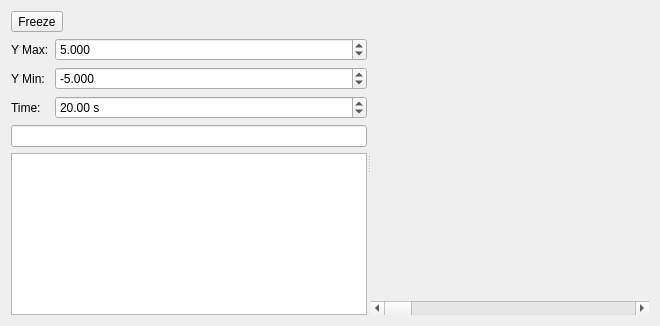
<?xml version="1.0" encoding="UTF-8"?>
<ui version="4.0">
 <class>Plotter</class>
 <widget class="QWidget" name="Plotter">
  <property name="geometry">
   <rect>
    <x>0</x>
    <y>0</y>
    <width>660</width>
    <height>326</height>
   </rect>
  </property>
  <property name="windowTitle">
   <string>Plotter</string>
  </property>
  <layout class="QVBoxLayout" name="verticalLayout_3">
   <item>
    <widget class="QSplitter" name="splitter">
     <property name="orientation">
      <enum>Qt::Horizontal</enum>
     </property>
     <widget class="QWidget" name="layoutWidget">
      <layout class="QVBoxLayout" name="verticalLayout">
       <item>
        <widget class="QToolButton" name="btnFreeze">
         <property name="text">
          <string>Freeze</string>
         </property>
         <property name="checkable">
          <bool>true</bool>
         </property>
        </widget>
       </item>
       <item>
        <layout class="QFormLayout" name="formLayout">
         <item row="0" column="0">
          <widget class="QLabel" name="label_2">
           <property name="text">
            <string>Y Max:</string>
           </property>
          </widget>
         </item>
         <item row="0" column="1">
          <widget class="QDoubleSpinBox" name="spinYMax">
           <property name="decimals">
            <number>3</number>
           </property>
           <property name="minimum">
            <double>-1000.000000000000000</double>
           </property>
           <property name="maximum">
            <double>1000.000000000000000</double>
           </property>
           <property name="value">
            <double>5.000000000000000</double>
           </property>
          </widget>
         </item>
         <item row="1" column="0">
          <widget class="QLabel" name="label">
           <property name="text">
            <string>Y Min:</string>
           </property>
          </widget>
         </item>
         <item row="1" column="1">
          <widget class="QDoubleSpinBox" name="spinYMin">
           <property name="decimals">
            <number>3</number>
           </property>
           <property name="minimum">
            <double>-1000.000000000000000</double>
           </property>
           <property name="maximum">
            <double>1000.000000000000000</double>
           </property>
           <property name="value">
            <double>-5.000000000000000</double>
           </property>
          </widget>
         </item>
         <item row="2" column="0">
          <widget class="QLabel" name="label_3">
           <property name="text">
            <string>Time:</string>
           </property>
          </widget>
         </item>
         <item row="2" column="1">
          <widget class="QDoubleSpinBox" name="spinDuration">
           <property name="suffix">
            <string> s</string>
           </property>
           <property name="minimum">
            <double>0.100000000000000</double>
           </property>
           <property name="maximum">
            <double>60.000000000000000</double>
           </property>
           <property name="value">
            <double>20.000000000000000</double>
           </property>
          </widget>
         </item>
        </layout>
       </item>
       <item>
        <widget class="QLineEdit" name="lineSearch"/>
       </item>
       <item>
        <widget class="QTreeView" name="tree">
         <property name="editTriggers">
          <set>QAbstractItemView::NoEditTriggers</set>
         </property>
         <attribute name="headerVisible">
          <bool>false</bool>
         </attribute>
        </widget>
       </item>
      </layout>
     </widget>
     <widget class="QWidget" name="verticalLayoutWidget">
      <layout class="QVBoxLayout" name="verticalLayout_2">
       <property name="spacing">
        <number>0</number>
       </property>
       <item>
        <widget class="PlotterWidget" name="widget" native="true">
         <property name="sizePolicy">
          <sizepolicy hsizetype="Expanding" vsizetype="Expanding">
           <horstretch>0</horstretch>
           <verstretch>0</verstretch>
          </sizepolicy>
         </property>
         <property name="minimumSize">
          <size>
           <width>200</width>
           <height>0</height>
          </size>
         </property>
        </widget>
       </item>
       <item>
        <widget class="QScrollBar" name="timeScroll">
         <property name="orientation">
          <enum>Qt::Horizontal</enum>
         </property>
        </widget>
       </item>
      </layout>
     </widget>
    </widget>
   </item>
  </layout>
 </widget>
 <customwidgets>
  <customwidget>
   <class>PlotterWidget</class>
   <extends>QWidget</extends>
   <header location="global">parsian_gui/interface/application/widgets/plotter/plotterwidget.h</header>
   <container>1</container>
  </customwidget>
 </customwidgets>
 <resources/>
 <connections/>
</ui>
